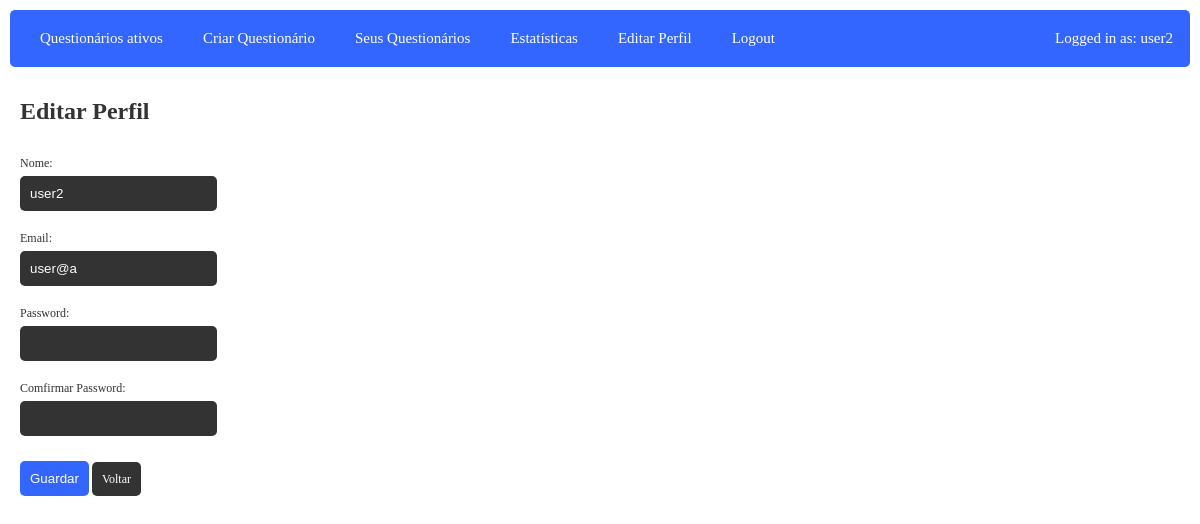
The app's page /php/www/editarPerfil.php (signed in) with its own data.
### tables this page shows
CREATE TABLE `users` (
  `id` int(11) NOT NULL,
  `nome` varchar(80) NOT NULL,
  `email` varchar(100) NOT NULL,
  `password` varchar(200) NOT NULL,
  `tipo` int(11) NOT NULL
);

### php/www/functions.php (called while the page is built, shortened)
<?php
function loggedin(){
	if(isset($_SESSION['user_id']) && !empty($_SESSION['user_id'])){
		return true;
	}else{
		return false;
	}
}
function get_all_users($pdo){
	$statement = $pdo->prepare("SELECT * FROM users");
	$statement->execute();
	$all_users = $statement->fetchAll();
	return $all_users;
}

### php/www/editarPerfil.php (the view, shortened to what this page needs)
<html>
<head>
    <link rel='stylesheet' href='style.css'/>
    <head>
<body>
<?php
include 'functions.php';
include 'header.php';
$pdo = create_database_connection();
?>
<div class='container'>
    <h1>Editar Perfil</h1><br>
    <?php
    $users = get_all_users($pdo);
    $my_id = $_SESSION['user_id'];
    foreach ($users as $user) {
        if ($user['id'] == $my_id) {
            if ($user['tipo'] == 0) {
                $nome = $user['nome'];
                $email = $user['email'];
            }
        }
    }
    ?>
    <html>
    <body>
    <form action="" method="post">
        Nome:<br/>
        <input type="text" name="nome" value="<?php echo "$nome"; ?>">
        <br/><br/>
        Email:<br/>
        <input type="email" name="email" value="<?php echo "$email"; ?>">
        <br/><br/>
        Password:<br/>
        <input type="password" name="password">
        <br/><br/>
        Comfirmar Password:<br/>
        <input type="password" name="password2">
        <br/><br/>
        <input type='submit' style="background: #3366ff" name='submit' value='Guardar'>  <?php echo "<a href='index.php' class='box'>Voltar</a>"; ?>
    </form>
    </body>
</div>
</body>
</html>

### php/www/header.php (shortened to what this page needs)
<div id='title_bar'>
<ul>
	<?php
	if(loggedin()){
		?>
		<?php
		$my_id=$_SESSION['user_id'];
		$pdo = create_database_connection();
		$users=get_all_users($pdo);
        ?><li><a href='questionariosAtivos.php'>Questionários ativos</a></li><?php
        ?><li><a href='introduzirQuestionarioModo.php'>Criar Questionário</a></li><?php
        ?><li><a href='opcoesSeusQuestionarios.php' class='box' >Seus Questionários</a></li><?php
		foreach($users as $user){
			$user_id=$user["id"];
			if($user_id==$my_id){
				if($user['tipo']==1){
					?>
                    <li><a href='apagarQuestionario.php'>Apagar Questionários</a></li>
                    <li><a href='membros.php'>Membros</a></li>
                    <li><a href='gerirUtilizadores.php'>Gerir Utilizadores</a></li>
					<?php
				}if($user['tipo']==0){
					?>
                    <li><a href='estatisticas.php' class='box' >Estatísticas</a></li>
                    <li><a href='editarPerfil.php' class='box'>Editar Perfil</a></li>
					<?php
				}
			}
		}
		?>
		<li><a href='logout.php'>Logout</a></li>
		<div class="topright">
		<?php
		foreach($users as $user){
			$userid=$user["id"];
			if($userid==$my_id){
				$nome=$user['nome'];
				echo "<h10>Logged in as: $nome</h10>";
			}
		}
		?>
		</div>
		<?php
	}else{
		?>
		<li><a href='login.php'>Log in</a></li>
		<li><a href='registar.php'>Registar</a></li>
		<?php
	}
	?>
</ul>
</div>

### php/www/style.css (style rules this page uses)
body { font-family: verdana; font-size: 12px; background: #ffffff; color:#fff; margin:10px; padding:0px; }
input { background: #333; color:#fff; padding:10px; border-radius:5px; border:0px; margin:5px auto; }
#title_bar { background: #3366ff; color:#333; padding: 10px; border-radius:5px; }
#title_bar ul { list-style:none; padding: 0px; margin:0px; }
#title_bar ul li { float:left; padding:10px 10px; }
#title_bar ul li a { background: #3366ff; color: #ffffff; font-size: 15px; padding: 10px; text-decoration: none; border-radius: 5px; }
.container { background: #ffffff; color:#333; padding:10px; border-radius: 20px; margin:5px 0px; min-height: 800px; }
.box { background: #333; color: #fff; padding:10px; border-radius: 5px; margin: 10px 0px; width:25%; text-decoration:none; }
.topright { position: absolute; top: 28px; right: 25px; font-size: 15px; background: #3366ff; color: #ffffff; padding: 2px; width:auto; }

### records on screen
users: tipo "Estatísticas", nome "user2", email "user@a"
